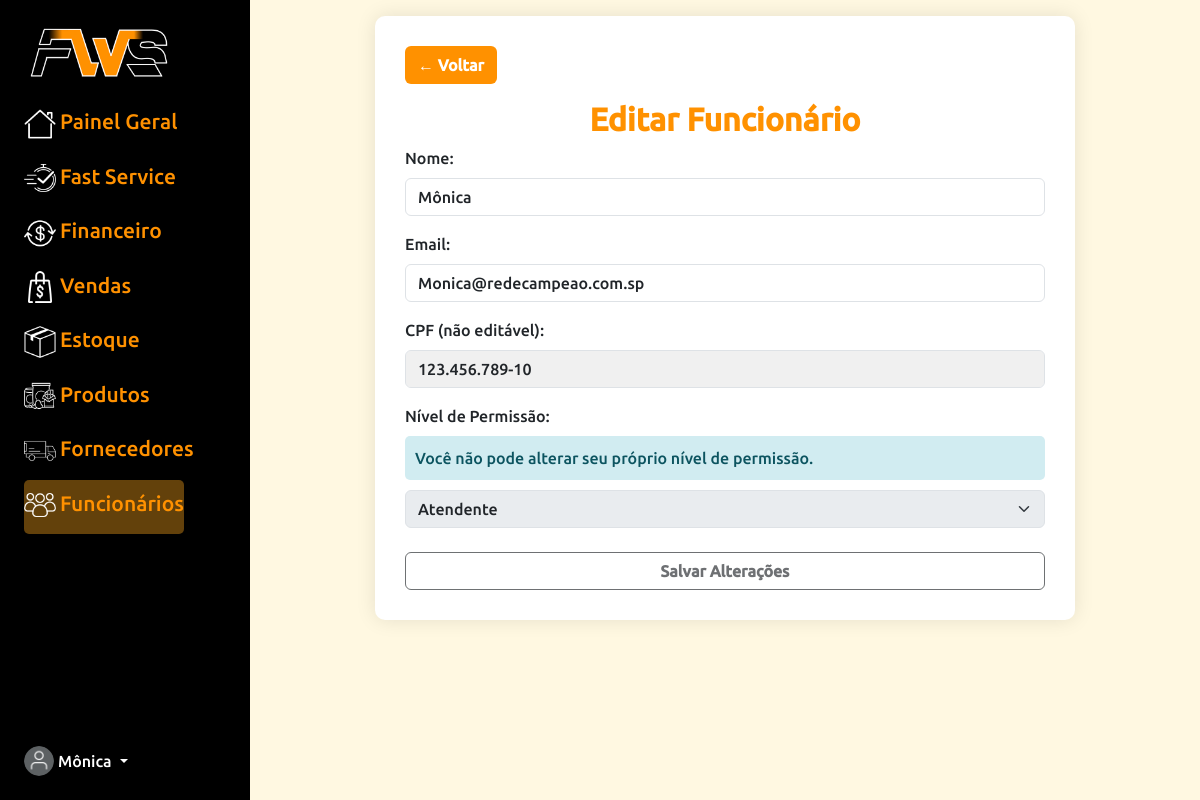
The page /FWS_ADM/funcionarios/HTML/editar_funcionario.php?id=1 (signed in) on the database its author committed.
### tables this page shows
CREATE TABLE IF NOT EXISTS `funcionarios` (
  `id` int(11) NOT NULL AUTO_INCREMENT,
  `nome` varchar(100) NOT NULL,
  `cpf` varchar(14) NOT NULL,
  `email` varchar(100) NOT NULL,
  `senha` varchar(255) NOT NULL,
  `nivel_permissao` tinyint(4) NOT NULL,
  `criado_em` timestamp NULL DEFAULT CURRENT_TIMESTAMP,
  `ultimo_login` datetime DEFAULT NULL,
  `ativo` tinyint(1) DEFAULT '1',
  PRIMARY KEY (`id`),
  UNIQUE KEY `cpf` (`cpf`),
  UNIQUE KEY `email` (`email`)
);

### FWS_ADM/funcionarios/HTML/editar_funcionario.php (the view, shortened to what this page needs)
<?php
include "../../conn.php";
$id_admin = $_SESSION['usuario_id_ADM'];
$stmt = $sql->prepare("SELECT nome, nivel_permissao FROM funcionarios WHERE id = ?");
$stmt->bind_param("i", $id_admin);
$stmt->execute();
$stmt->bind_result($nome_adm, $nivel_admin);
$nome_adm = explode(" ", trim($nome_adm))[0];
$func_id = $_GET['id'];
$stmt = $sql->prepare("SELECT nome, email, CPF, nivel_permissao FROM funcionarios WHERE id = ?");
$stmt->bind_param("i", $func_id);
$stmt->execute();
$stmt->bind_result($func_nome, $func_email, $func_cpf, $func_nivel);
$pagina = 'funcionarios';
?>
<!DOCTYPE html>
<html lang="pt-br">
<head>
    <link href="https://cdn.jsdelivr.net/npm/bootstrap@5.3.3/dist/css/bootstrap.min.css" rel="stylesheet">
  <link rel="stylesheet" href="../../menu_principal/CSS/menu_principal.css">
</head>
<body>
    <div class="container-fluid">
        <div class="row flex-nowrap">
            <div class="col-auto px-sm-2 px-0 bg-dark" id="fund">
                <div class="d-flex flex-column align-items-center align-items-sm-start px-3 pt-2 text-white min-vh-100"
                    id="menu">
                    <ul
                        class="nav nav-pills flex-column mb-sm-auto mb-0 align-items-center align-items-sm-start">
                        <li id="logo-linha"><img src="../../menu_principal/IMG/logo_linhas.png"></li>
                        <li class="nav-item"><a href="/fws/FWS_ADM/menu_principal/HTML/menu_principal1.php"
                                class="nav-link px-0" id="cor-fonte"><img
                                    src="../../menu_principal/IMG/painelgeral.png"><span
                                    class="ms-1 d-none d-sm-inline">Painel Geral</span></a></li>
                        <li><a href="/fws/FWS_ADM/fast_service/HTML/fast_service.php" class="nav-link px-0"
                                id="cor-fonte"><img src="../../menu_principal/IMG/fastservice.png"><span
                                    class="ms-1 d-none d-sm-inline">Fast Service</span></a></li>
                        <li><a href="/fws/FWS_ADM/menu_financeiro/HTML/menu_financeiro.php" class="nav-link px-0"
                                id="cor-fonte"><img src="../../menu_principal/IMG/financeiro.png"><span
                                    class="ms-1 d-none d-sm-inline">Financeiro</span></a></li>
                        <li><a href="/fws/FWS_ADM/menu_vendas/HTML/menu_venda.php" class="nav-link px-0"
                                id="cor-fonte"><img src="../../menu_principal/IMG/vendaspai.png"><span
                                    class="ms-1 d-none d-sm-inline">Vendas</span></a></li>
                        <li><a href="/fws/FWS_ADM/estoque/HTML/estoque.php" class="nav-link px-0" id="cor-fonte"><img
                                    src="../../menu_principal/IMG/estoque.png"><span
                                    class="ms-1 d-none d-sm-inline">Estoque</span></a></li>
                        <li><a href="/fws/FWS_ADM/produtos/HTML/lista_produtos.php" class="nav-link px-0" id="cor-fonte"><img
                                    src="../../menu_principal/IMG/produtos.png"><span
                                    class="ms-1 d-none d-sm-inline">Produtos</span></a></li>
                        <li><a href="/fws/FWS_ADM/fornecedores/HTML/lista_fornecedores.php" class="nav-link px-0"
                                id="cor-fonte"><img src="../../menu_principal/IMG/fornecedor.png"><span
                                    class="ms-1 d-none d-sm-inline">Fornecedores</span></a></li>
                        <li><a href="/fws/FWS_ADM/funcionarios/HTML/menu_funcionarios.php" class="nav-link px-0 <?php if($pagina=='funcionarios') echo 'active'; ?>"
                                id="cor-fonte"><img src="../../menu_principal/IMG/funcionarios.png"><span
                                    class="ms-1 d-none d-sm-inline">Funcionários</span></a></li>
                    </ul>
                    <div class="dropdown pb-4">
                        <a href="#" class="d-flex align-items-center text-white text-decoration-none dropdown-toggle"
                            data-bs-toggle="dropdown">
                            <img src="../../fotodeperfiladm.png" width="30" height="30" class="rounded-circle">
                            <span class="d-none d-sm-inline mx-1"><?= $nome_adm ?></span>
                        </a>
                    </div>
                </div>
            </div>
            <div class="col py-3" id="conteudo-principal">
                <div class="container-box">
                    <a href="lista_funcionarios.php" class="btn btn-voltar mb-3">← Voltar</a>
                    <h2>Editar Funcionário</h2>
                    <form method="POST" id="form-editar">
                        <label class="form-label">Nome:</label>
                        <input type="text" class="form-control" name="nome" value="<?= htmlspecialchars($func_nome) ?>"
                            required>
                        <label class="form-label mt-3">Email:</label>
                        <input type="email" class="form-control" name="email" value="<?= htmlspecialchars($func_email) ?>"
                            required>
                        <label class="form-label mt-3">CPF (não editável):</label>
                        <input type="text" class="form-control" value="<?= htmlspecialchars($func_cpf) ?>" readonly>
                        <label class="form-label mt-3">Nível de Permissão:</label>
                        <?php if ($func_id == $id_admin): ?>
                        <div class="alert-info">Você não pode alterar seu próprio nível de permissão.</div>
                        <?php endif; ?>
                        <select class="form-select" name="nivel" <?= ($func_id == $id_admin ? "disabled" : "") ?> required>
                            <option value="1" <?= ($func_nivel == 1 ? "selected" : "") ?>>Atendente</option>
                        </select>
                        <button type="submit" class="btn btn-salvar mt-4 w-100" id="btn-salvar" disabled>Salvar Alterações</button>
                    </form>
                </div>
            </div>
        </div>
    </div>
</body>
</html>

### FWS_ADM/menu_principal/CSS/menu_principal.css (style rules this page uses)
.col { margin-left: 250px; }
#menu { background-color: black; }
#fund { background-color: black !important; position: fixed; left: 0; top: 0; height: 100vh; overflow-y: auto; z-index: 1000; }
#cor-fonte { color: #ff9100; font-size: 21px; padding-bottom: 13px; }
#cor-fonte img { width: 32px; }
#logo-linha img { width: 150px; }
.nav-link { width: 100%; display: block; border-radius: 10px; }
.nav-link.active { background-color: #f4a21d67 !important; border-radius: 5px; }

### FWS_ADM/funcionarios/HTML/editar_funcionario.php (style rules this page uses)
body { background-color: #fff8e1; margin: 0; }
#fund { position: fixed; top: 0; left: 0; height: 100vh; width: 250px; background-color: black !important; overflow-y: auto; z-index: 1000; }
#menu { background-color: black; }
#fund { background-color: black !important; }
#cor-fonte { color: #ff9100; font-size: 21px; padding-bottom: 13px; }
#cor-fonte img { width: 32px; }
#logo-linha img { width: 150px; }
.nav-link { width: 100%; display: block; border-radius: 10px; }
.nav-link.active { background-color: #f4a21d67 !important; border-radius: 5px; }
#conteudo-principal { margin-left: 250px; padding: 40px; }
.container-box { background: white; padding: 30px; max-width: 700px; margin: auto; border-radius: 10px; box-shadow: 0 0 20px rgba(0, 0, 0, 0.1); }
h2 { text-align: center; color: #ff9100; font-weight: bold; }
.btn-voltar { background-color: #ff9100; color: white; font-weight: bold; }
.btn-salvar { background-color: #28a745; color: white; font-weight: bold; }
.form-control[readonly] { background-color: #f0f0f0; cursor: not-allowed; }
.alert-info { color: #0c5460; background-color: #d1ecf1; border-color: #bee5eb; padding: 10px; border-radius: 5px; margin-bottom: 10px; }

### rows shown on the page
funcionarios: nome "Mônica", email "Monica@redecampeao.com.sp", cpf "123.456.789-10"
